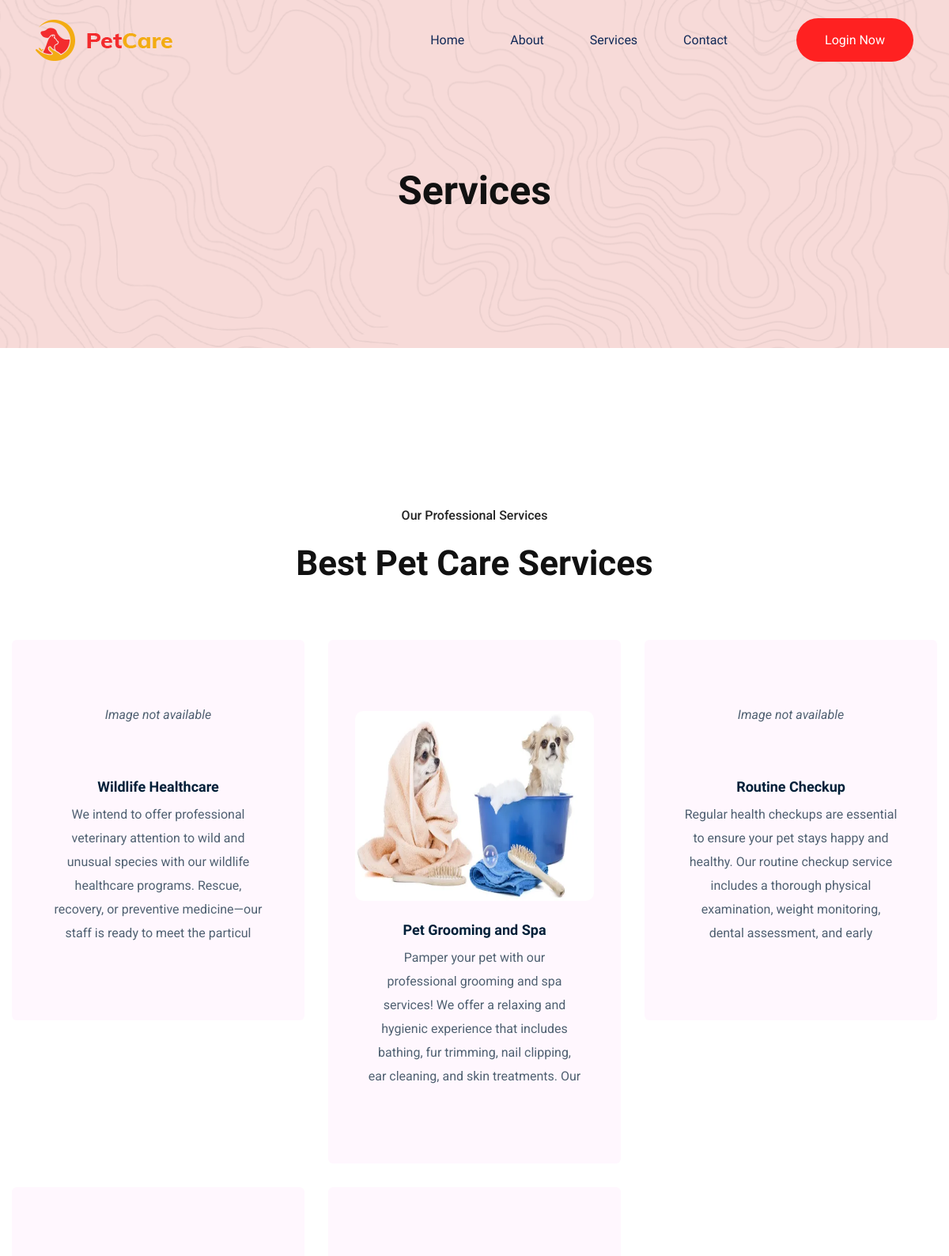
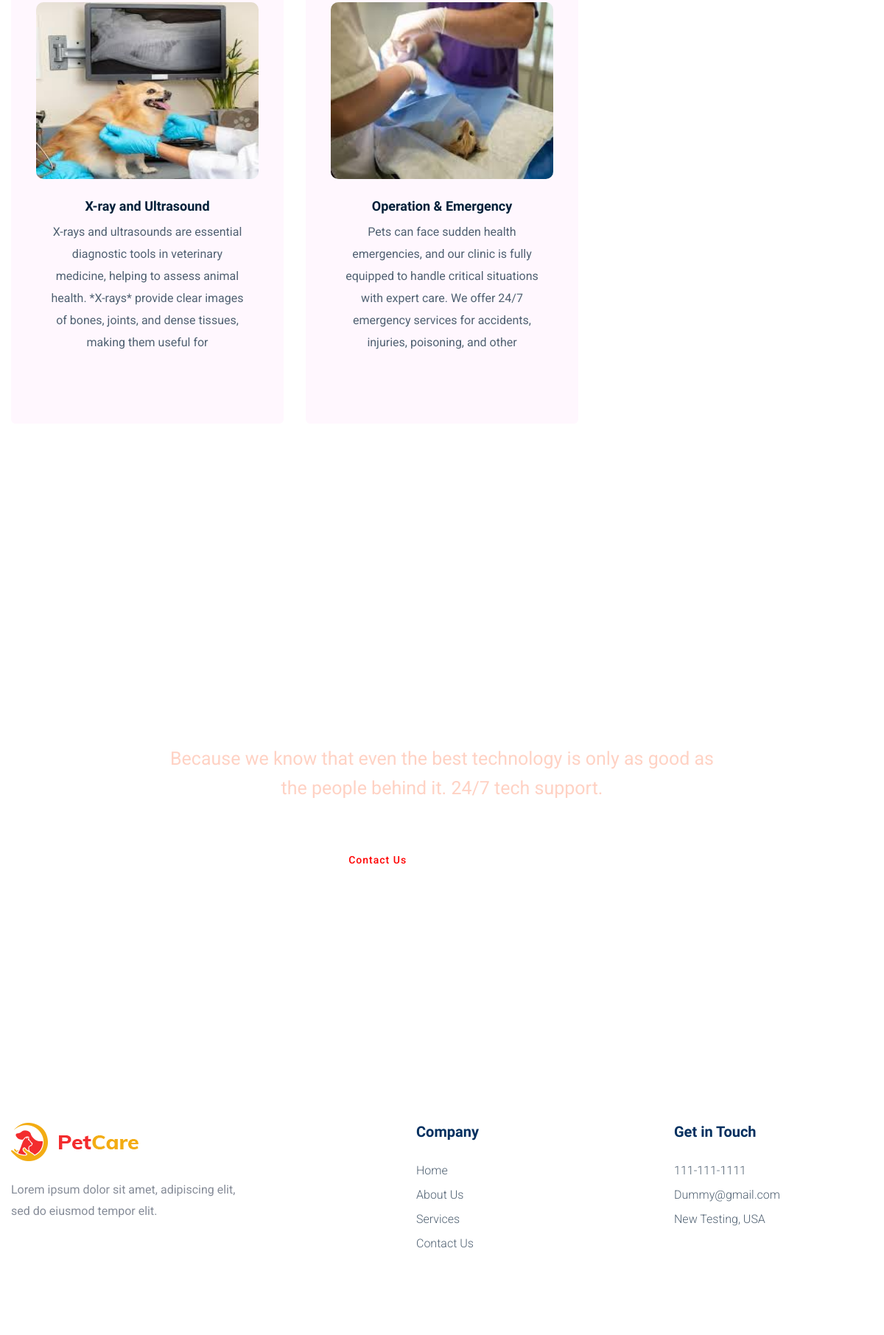
/services.php (upper part), run on the app's committed database (2 pictures, top to bottom).
### tables this page shows
CREATE TABLE `services` (
  `id` int(11) NOT NULL,
  `servicename` varchar(200) NOT NULL,
  `servicedesc` varchar(200) NOT NULL,
  `img` varchar(200) NOT NULL
);

### services.php (the view, shortened to what this page needs)
<!doctype html>
<html class="no-js" lang="zxx">
<head>
<?php include 'headlink.php'?>
</head>
<body>
 <?php include 'header.php'?>
    <main>
        <div class="slider-area2 slider-height2 d-flex align-items-center">
            <div class="container">
                <div class="row">
                    <div class="col-xl-12">
                        <div class="hero-cap text-center pt-50">
                            <h2>Services</h2>
                        </div>
                    </div>
                </div>
            </div>
        </div>
        <div class="our-services section-padding30">
            <div class="container">
                <div class="row justify-content-sm-center">
                    <div class="cl-xl-7 col-lg-8 col-md-10">
                        <div class="section-tittle text-center mb-70">
                            <span>Our Professional Services</span>
                            <h2>Best Pet Care Services</h2>
                        </div>
                    </div>
                </div>
                <?php
include 'connection.php';
$query = mysqli_query($con, "SELECT * FROM services");
?>
<div class="row">
    <?php while ($row = mysqli_fetch_assoc($query)) { ?>
       <a href="form.php">
        <div class="col-lg-4 col-md-6 col-sm-6" >
            <div class="single-services text-center mb-30">
            <?php
                    $imagePath = 'dashboard/service_image/'.$row['img'];
                    if (!empty($row['img']) && file_exists($imagePath)) {
                        echo '<img src="' . $imagePath . '" alt="' . htmlspecialchars($row['img']) . '" width="100%" style="margin-top: 10px; border-radius: 10px; height:30vh">';
                    } else {
                        echo '<p><em>Image not available</em></p>';
                    }
                    ?>
                    <br><br>
                <div class="services-cap">
                    <h5><a href="#"><?php echo htmlspecialchars($row['servicename']); ?></a></h5>
                    <p><?php echo nl2br(htmlspecialchars($row['servicedesc'])); ?></p>
                </div>
            </div>
        </div>
                </a>
    <?php } ?>
</div>
            </div>
        </div>
        <div class="contact-animal-owner section-bg" data-background="assets/img/gallery/section_bg04.png">
            <div class="container">
                <div class="row justify-content-center">
                    <div class="col-lg-8">
                        <div class="contact_text text-center">
                            <div class="section_title text-center">
                                <h3>Any time you can call us!</h3>
                                <p>Because we know that even the best technology is only as good as the people behind it. 24/7 tech support.</p>
                            </div>
                            <div class="contact_btn d-flex align-items-center justify-content-center">
                                <a href="contact.html" class="btn white-btn">Contact Us</a>
                                <p>Or<a href="#"> +880 4664 216</a></p>
                            </div>
                        </div>
                    </div>
                </div>
            </div>
        </div>
    </main>
    <?php
include 'footer.php';
?>
    </body>
</html>

### headlink.php (shortened to what this page needs)
<link rel="stylesheet" href="assets/css/bootstrap.min.css">
<link rel="stylesheet" href="assets/css/owl.carousel.min.css">
<link rel="stylesheet" href="assets/css/slicknav.css">
<link rel="stylesheet" href="assets/css/flaticon.css">
<link rel="stylesheet" href="assets/css/animate.min.css">
<link rel="stylesheet" href="assets/css/magnific-popup.css">
<link rel="stylesheet" href="assets/css/fontawesome-all.min.css">
<link rel="stylesheet" href="assets/css/themify-icons.css">
<link rel="stylesheet" href="assets/css/slick.css">
<link rel="stylesheet" href="assets/css/nice-select.css">
<link rel="stylesheet" href="assets/css/style.css">

### header.php (shortened to what this page needs)
<header>
        <div class="header-area header-transparent">
            <div class="main-header header-sticky">
                <div class="container-fluid">
                    <div class="row align-items-center">
                        <div class="col-xl-2 col-lg-2 col-md-1">
                            <div class="logo">
                                <a href="index.php"><img src="assets/img/logo/logo.png" alt=""></a>
                            </div>
                        </div>
                        <div class="col-xl-10 col-lg-10 col-md-10">
                            <div class="menu-main d-flex align-items-center justify-content-end">
                                <div class="main-menu f-right d-none d-lg-block">
                                    <nav>
                                        <ul id="navigation">
                                            <li><a href="index.php">Home</a></li>
                                            <li><a href="about.php">About</a></li>
                                            <li><a href="services.php">Services</a></li>
                                            <li><a href="contact.php">Contact</a></li>
                                        </ul>
                                    </nav>
                                </div>
                                <div class="header-right-btn f-right d-none d-lg-block ml-30">
                                <?php
                                if (isset($_SESSION['loginsuccessfull'])) {
                                    echo '<a href="userprofile.php" class="header-btn"><img src="img/user.png" width="20" /></a>';
                                } else {
                                    echo '<a href="login.php" class="header-btn">Login Now</a>';
                                }
                                ?>
                            </div>
                        </div>
                    </div>
                        <div class="col-12">
                        </div>
                    </div>
                </div>
            </div>
        </div>
    </header>

### footer.php (shortened to what this page needs)
<footer>
        <div class="footer-area footer-padding">
            <div class="container">
                <div class="row d-flex justify-content-between">
                    <div class="col-xl-4 col-lg-4 col-md-4 col-sm-6">
                       <div class="single-footer-caption mb-50">
                         <div class="single-footer-caption mb-30">
                             <div class="footer-logo mb-25">
                                 <a href="index.html"><img src="assets/img/logo/logo2_footer.png" alt=""></a>
                             </div>
                             <div class="footer-tittle">
                                 <div class="footer-pera">
                                     <p>Lorem ipsum dolor sit amet, adipiscing elit, sed do eiusmod tempor elit. </p>
                                </div>
                             </div>
                         </div>
                       </div>
                    </div>
                    <div class="col-xl-2 col-lg-2 col-md-4 col-sm-5">
                        <div class="single-footer-caption mb-50">
                            <div class="footer-tittle">
                                <h4>Company</h4>
                                <ul>
                                    <li><a href="index.php">Home</a></li>
                                    <li><a href="about.php">About Us</a></li>
                                    <li><a href="services.php">Services</a></li>
                                    <li><a href="contact.php">  Contact Us</a></li>
                                </ul>
                            </div>
                        </div>
                    </div>
                    <div class="col-xl-3 col-lg-3 col-md-4 col-sm-5">
                        <div class="single-footer-caption mb-50">
                            <div class="footer-tittle">
                                <h4>Get in Touch</h4>
                                <ul>
                                 <li><a href="#">111-111-1111</a></li>
                                 <li><a href="#"> Dummy@gmail.com</a></li>
                                 <li><a href="#">New Testing, USA</a></li>
                             </ul>
                            </div>
                        </div>
                    </div>
                </div>
            </div>
        </div>
    </footer>

### data on the page
services: shows "Image not available", servicename "Wildlife Healthcare", servicedesc "We intend to offer professional veterinary attention to wild and unusual species with our wildlife healthcare programs. Rescue, recovery, or preventive medicine—our staff is ready to meet the particul"
services: img (picture), servicename "Pet Grooming and Spa", servicedesc "Pamper your pet with our professional grooming and spa services! We offer a relaxing and hygienic experience that includes bathing, fur trimming, nail clipping, ear cleaning, and skin treatments. Our"
services: shows "Image not available", servicename "Routine Checkup", servicedesc "Regular health checkups are essential to ensure your pet stays happy and healthy. Our routine checkup service includes a thorough physical examination, weight monitoring, dental assessment, and early"
services: img (picture), servicename "X-ray and Ultrasound", servicedesc "X-rays and ultrasounds are essential diagnostic tools in veterinary medicine, helping to assess animal health. *X-rays* provide clear images of bones, joints, and dense tissues, making them useful for"
services: img (picture), servicename "Operation & Emergency", servicedesc "Pets can face sudden health emergencies, and our clinic is fully equipped to handle critical situations with expert care. We offer 24/7 emergency services for accidents, injuries, poisoning, and other"
